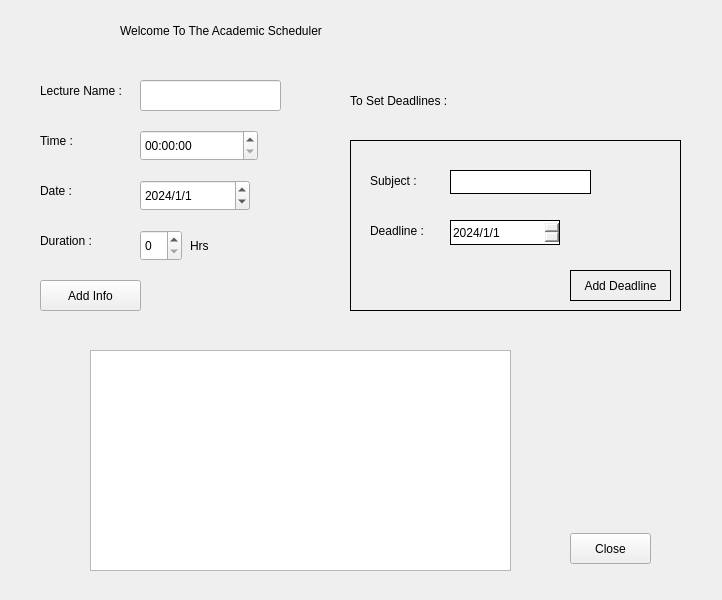
<?xml version="1.0" encoding="UTF-8"?>
<ui version="4.0">
 <class>Scheduler</class>
 <widget class="QMainWindow" name="Scheduler">
  <property name="geometry">
   <rect>
    <x>0</x>
    <y>0</y>
    <width>722</width>
    <height>600</height>
   </rect>
  </property>
  <property name="windowTitle">
   <string>The Academic Scheduler</string>
  </property>
  <property name="windowIcon">
   <iconset theme="QIcon::ThemeIcon::MailMessageNew"/>
  </property>
  <widget class="QWidget" name="centralwidget">
   <widget class="QSpinBox" name="duration_lecture">
    <property name="geometry">
     <rect>
      <x>140</x>
      <y>230</y>
      <width>42</width>
      <height>31</height>
     </rect>
    </property>
   </widget>
   <widget class="QDateEdit" name="date_lecture">
    <property name="geometry">
     <rect>
      <x>140</x>
      <y>180</y>
      <width>110</width>
      <height>31</height>
     </rect>
    </property>
    <property name="displayFormat">
     <string>yyyy/M/d</string>
    </property>
    <property name="date">
     <date>
      <year>2024</year>
      <month>1</month>
      <day>1</day>
     </date>
    </property>
   </widget>
   <widget class="QTimeEdit" name="time_lecture">
    <property name="geometry">
     <rect>
      <x>140</x>
      <y>130</y>
      <width>118</width>
      <height>31</height>
     </rect>
    </property>
   </widget>
   <widget class="QLineEdit" name="lecture_description">
    <property name="geometry">
     <rect>
      <x>140</x>
      <y>80</y>
      <width>141</width>
      <height>31</height>
     </rect>
    </property>
   </widget>
   <widget class="QPushButton" name="add_lecture_button">
    <property name="geometry">
     <rect>
      <x>40</x>
      <y>280</y>
      <width>101</width>
      <height>31</height>
     </rect>
    </property>
    <property name="text">
     <string>Add Info</string>
    </property>
   </widget>
   <widget class="QTableWidget" name="table_schedule">
    <property name="geometry">
     <rect>
      <x>90</x>
      <y>350</y>
      <width>421</width>
      <height>221</height>
     </rect>
    </property>
   </widget>
   <widget class="QLabel" name="label">
    <property name="geometry">
     <rect>
      <x>40</x>
      <y>80</y>
      <width>111</width>
      <height>21</height>
     </rect>
    </property>
    <property name="text">
     <string>Lecture Name : </string>
    </property>
   </widget>
   <widget class="QLabel" name="label_2">
    <property name="geometry">
     <rect>
      <x>40</x>
      <y>130</y>
      <width>49</width>
      <height>21</height>
     </rect>
    </property>
    <property name="text">
     <string>Time :</string>
    </property>
   </widget>
   <widget class="QLabel" name="label_3">
    <property name="geometry">
     <rect>
      <x>40</x>
      <y>180</y>
      <width>49</width>
      <height>21</height>
     </rect>
    </property>
    <property name="text">
     <string>Date :</string>
    </property>
   </widget>
   <widget class="QLabel" name="label_4">
    <property name="geometry">
     <rect>
      <x>40</x>
      <y>230</y>
      <width>71</width>
      <height>21</height>
     </rect>
    </property>
    <property name="text">
     <string>Duration : </string>
    </property>
   </widget>
   <widget class="QLabel" name="label_5">
    <property name="geometry">
     <rect>
      <x>480</x>
      <y>100</y>
      <width>49</width>
      <height>16</height>
     </rect>
    </property>
    <property name="text">
     <string/>
    </property>
   </widget>
   <widget class="QLabel" name="label_8">
    <property name="geometry">
     <rect>
      <x>120</x>
      <y>10</y>
      <width>511</width>
      <height>41</height>
     </rect>
    </property>
    <property name="styleSheet">
     <string notr="true">
font: 20pt &quot;Vampire Wars&quot;;</string>
    </property>
    <property name="text">
     <string>Welcome To The Academic Scheduler</string>
    </property>
   </widget>
   <widget class="QFrame" name="frame">
    <property name="geometry">
     <rect>
      <x>350</x>
      <y>140</y>
      <width>331</width>
      <height>171</height>
     </rect>
    </property>
    <property name="styleSheet">
     <string notr="true">border:1px solid black;</string>
    </property>
    <property name="frameShape">
     <enum>QFrame::Shape::StyledPanel</enum>
    </property>
    <property name="frameShadow">
     <enum>QFrame::Shadow::Raised</enum>
    </property>
    <widget class="QLabel" name="label_7">
     <property name="geometry">
      <rect>
       <x>20</x>
       <y>30</y>
       <width>71</width>
       <height>21</height>
      </rect>
     </property>
     <property name="styleSheet">
      <string notr="true">border:none;</string>
     </property>
     <property name="text">
      <string>Subject :</string>
     </property>
    </widget>
    <widget class="QLineEdit" name="deadline_description">
     <property name="geometry">
      <rect>
       <x>100</x>
       <y>30</y>
       <width>141</width>
       <height>24</height>
      </rect>
     </property>
     <property name="styleSheet">
      <string notr="true">border:0.5px solid black;</string>
     </property>
    </widget>
    <widget class="QLabel" name="label_6">
     <property name="geometry">
      <rect>
       <x>20</x>
       <y>80</y>
       <width>71</width>
       <height>21</height>
      </rect>
     </property>
     <property name="styleSheet">
      <string notr="true">border:none;</string>
     </property>
     <property name="text">
      <string>Deadline :</string>
     </property>
    </widget>
    <widget class="QDateEdit" name="date_deadline">
     <property name="geometry">
      <rect>
       <x>100</x>
       <y>80</y>
       <width>110</width>
       <height>25</height>
      </rect>
     </property>
     <property name="styleSheet">
      <string notr="true">border:0.5 solid black;</string>
     </property>
     <property name="displayFormat">
      <string>yyyy/M/d</string>
     </property>
     <property name="date">
      <date>
       <year>2024</year>
       <month>1</month>
       <day>1</day>
      </date>
     </property>
    </widget>
    <widget class="QPushButton" name="add_deadline_button">
     <property name="geometry">
      <rect>
       <x>220</x>
       <y>130</y>
       <width>101</width>
       <height>31</height>
      </rect>
     </property>
     <property name="styleSheet">
      <string notr="true">border:0.5px solid black;</string>
     </property>
     <property name="text">
      <string>Add Deadline</string>
     </property>
    </widget>
   </widget>
   <widget class="QPushButton" name="pushButton">
    <property name="geometry">
     <rect>
      <x>570</x>
      <y>533</y>
      <width>81</width>
      <height>31</height>
     </rect>
    </property>
    <property name="text">
     <string>Close</string>
    </property>
   </widget>
   <widget class="QLabel" name="label_9">
    <property name="geometry">
     <rect>
      <x>350</x>
      <y>85</y>
      <width>191</width>
      <height>31</height>
     </rect>
    </property>
    <property name="styleSheet">
     <string notr="true">font: 16pt &quot;Vampire Wars&quot;;</string>
    </property>
    <property name="text">
     <string>To Set Deadlines :</string>
    </property>
   </widget>
   <widget class="QLabel" name="label_10">
    <property name="geometry">
     <rect>
      <x>190</x>
      <y>230</y>
      <width>49</width>
      <height>31</height>
     </rect>
    </property>
    <property name="text">
     <string>Hrs</string>
    </property>
   </widget>
  </widget>
 </widget>
 <resources/>
 <connections/>
</ui>
